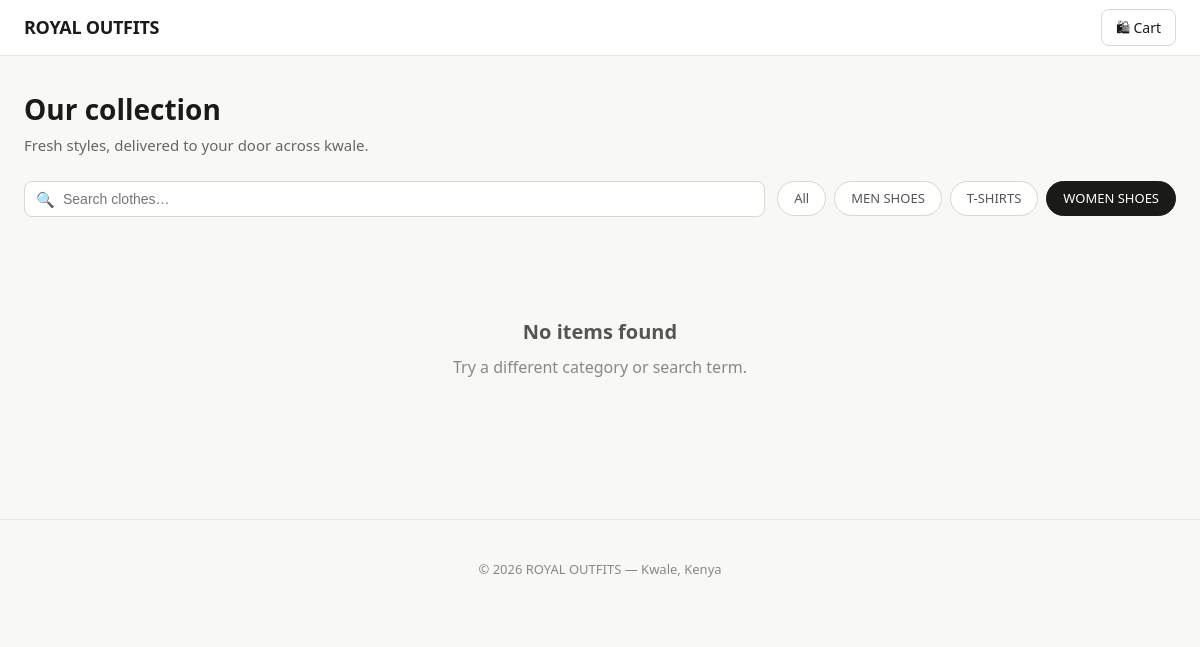
The page /?category=women-shoes on the database its author committed.
### apps/products/models.py (models this page shows, shortened)
class Category(models.Model):
    name = models.CharField(max_length=100)
    slug = models.SlugField(unique=True)
    class Meta:
        verbose_name_plural = 'categories'
        ordering = ['name']

### apps/products/views.py (the view)
# urls.py: path('', views.store, name='store'),
def store(request):
    category_slug = request.GET.get('category')
    search = request.GET.get('q', '').strip()
    products = Product.objects.filter(is_active=True).select_related('category')
    categories = Category.objects.all()
    active_category = None
    if category_slug:
        active_category = get_object_or_404(Category, slug=category_slug)
        products = products.filter(category=active_category)
    if search:
        products = products.filter(name__icontains=search)
    return render(request, 'store/shop.html', {
        'products': products,
        'categories': categories,
        'active_category': active_category,
        'search': search,
    })

### apps/orders/cart.py (called while the page is built)
    def __len__(self):
        return sum(item['quantity'] for item in self.cart.values())

### apps/orders/context_processors.py (called while the page is built)
def cart_count(request):
    cart = Cart(request)
    return {'cart_count': len(cart)}

### templates/store/shop.html (shortened to what this page needs)
{% extends 'store/base.html' %}
{% block content %}
<div class="hero">
  <h1>Our collection</h1>
  <p>Fresh styles, delivered to your door across kwale.</p>
</div>
<div class="toolbar">
  <div class="search-wrap">
    <span class="search-icon">&#128269;</span>
    <form method="get" action="/">
      <input type="text" name="q" value="{{ search }}" placeholder="Search clothes…">
    </form>
  </div>
  <div class="cats">
    <a href="/" class="cat-pill {% if not active_category %}active{% endif %}">All</a>
    {% for cat in categories %}
      <a href="/?category={{ cat.slug }}{% if search %}&q={{ search }}{% endif %}"
         class="cat-pill {% if active_category.slug == cat.slug %}active{% endif %}">
        {{ cat.name }}
      </a>
    {% endfor %}
  </div>
</div>
{% if products %}
<div class="grid">
  {% for product in products %}
  <div class="card">
    <a href="/product/{{ product.pk }}/">
      <div class="card-img">
        {% if product.image %}
          <img src="{{ product.image.url }}" alt="{{ product.name }}">
        {% else %}
          <span class="card-img-placeholder">👗</span>
        {% endif %}
        {% if product.stock_status == 'in_stock' %}
          <span class="stock-badge stock-in">{{ product.stock }} in stock</span>
        {% elif product.stock_status == 'low_stock' %}
          <span class="stock-badge stock-low">Only {{ product.stock }} left</span>
        {% else %}
          <span class="stock-badge stock-out">Out of stock</span>
        {% endif %}
      </div>
    </a>
    <div class="card-body">
      <div class="card-name"><a href="/product/{{ product.pk }}/">{{ product.name }}</a></div>
      <div class="card-meta">
        {% if product.category %}{{ product.category.name }}{% endif %}
        {% if product.size != 'one_size' %} &middot; Size {{ product.size }}{% endif %}
      </div>
      <div class="card-footer">
        <span class="card-price">KES {{ product.price|floatformat:0 }}</span>
        {% if product.is_in_stock %}
          <form class="add-form" method="post" action="/cart/add/{{ product.pk }}/">
            {% csrf_token %}
            <input type="hidden" name="quantity" value="1">
            <input type="hidden" name="next" value="{{ request.get_full_path }}">
            <button type="submit">Add to cart</button>
          </form>
        {% else %}
          <form class="add-form"><button disabled>Sold out</button></form>
        {% endif %}
      </div>
    </div>
  </div>
  {% endfor %}
</div>
{% else %}
<div class="empty">
  <h2>No items found</h2>
  <p>Try a different category or search term.</p>
</div>
{% endif %}
{% endblock %}

### templates/store/base.html (style rules this page uses)
*, *::before, *::after { box-sizing: border-box; margin: 0; padding: 0; }
body { font-family: system-ui, -apple-system, sans-serif; background: #f8f8f6; color: #1a1a18; line-height: 1.5; }
a { color: inherit; text-decoration: none; }

### templates/store/shop.html (style rules this page uses)
.hero { padding: 32px 24px 24px; }
.hero h1 { font-size: 28px; font-weight: 600; margin-bottom: 4px; }
.hero p { color: #666; font-size: 15px; }
.toolbar { display: flex; align-items: center; gap: 12px; padding: 0 24px 20px; flex-wrap: wrap; }
.search-wrap { flex: 1; min-width: 200px; position: relative; }
.search-wrap input { width: 100%; padding: 9px 14px 9px 38px; border: 1px solid #d8d7d0; border-radius: 8px; font-size: 14px; background: #fff; outline: none; }
.search-icon { position: absolute; left: 12px; top: 50%; transform: translateY(-50%); color: #aaa; font-size: 15px; }
.cats { display: flex; gap: 8px; flex-wrap: wrap; }
.cat-pill { padding: 7px 16px; border-radius: 99px; border: 1px solid #d8d7d0; font-size: 13px; background: #fff; cursor: pointer; color: #555; white-space: nowrap; }
.cat-pill.active { background: #1a1a18; color: #fff; border-color: #1a1a18; }
.empty { text-align: center; padding: 80px 24px; color: #888; }
.empty h2 { font-size: 20px; margin-bottom: 8px; color: #555; }

### rows shown on the page
Category: name "MEN SHOES"
Category: name "T-SHIRTS"
Category: name "WOMEN SHOES"
